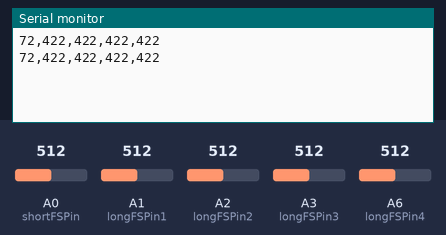
The sketch below on a simulated Arduino Nano, built with avr-gcc and run on an emulated ATmega328P. Shown: the last lines printed to the serial monitor. The inputs (shaded band) are chosen by the test bench; at power-on: A0 (shortFSPin) = 512, A1 (longFSPin1) = 512, A2 (longFSPin2) = 512, A3 (longFSPin3) = 512, A6 (longFSPin4) = 512.

Above: at 1.8 s.
1.9 s: A0 (shortFSPin) set to 430
At 2.8 s:
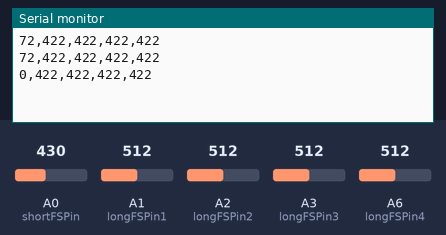
3.4 s: A1 (longFSPin1) set to 430
At 4.6 s:
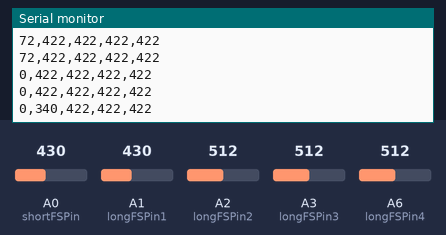
4.9 s: A2 (longFSPin2) set to 430
At 5.4 s:
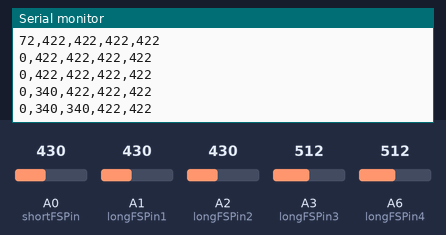
6.4 s: A3 (longFSPin3) set to 430
At 7.7 s:
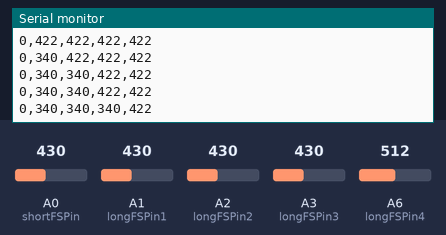
7.9 s: A6 (longFSPin4) set to 430
At 8.8 s:
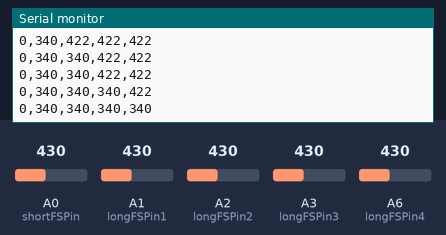
9.4 s: A0 (shortFSPin) set to 450
At 10.7 s:
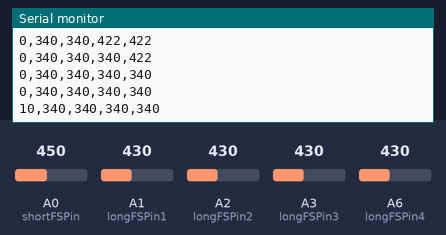
Timing chart, 0 to 11.9 s (numbered marks = the images above; inputs shaded):
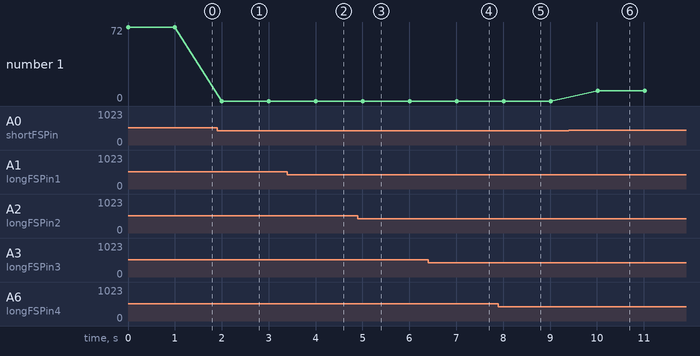

Measured:
- after the input at 1.9 s, the serial monitor: prints a new line after 0.10 s (image 1)
- after the input at 3.4 s, the serial monitor: prints a new line after 0.61 s (image 2)
- after the input at 4.9 s, the serial monitor: prints a new line after 0.11 s (image 3)
- after the input at 6.4 s, the serial monitor: prints a new line after 0.61 s (image 4)
- after the input at 7.9 s, the serial monitor: prints a new line after 0.11 s (image 5)
- after the input at 9.4 s, the serial monitor: prints a new line after 0.61 s (image 6)
- plotted number 1: 72 → 0 after the input at 1.9 s, 0 → 10 after the input at 9.4 s

The sketch:

flex_sensor_test.ino
```cpp
//Flex sensors are labeled left-right, and connected in numeric order to A0-4
int shortFSPin = A0;
int longFSPin1 = A1;
int longFSPin2 = A2;
int longFSPin3 = A3;
int longFSPin4 = A6;

int shortFSReading;
int longFSReading1;
int longFSReading2;
int longFSReading3;
int longFSReading4;

//Estimates for short and long flex sensors' readings at maximum and minimum flex.
//This assumes 100K divider resistors for the short FS and 10k for the long FS
int shortFSMinReading = 440;
int shortFSMaxReading = 825;

int longFSMinReading = 90;
int longFSMaxReading = 500;

void setup() {
  Serial.begin(9600);

}

void loop() {
  shortFSReading = analogRead(shortFSPin);
  longFSReading1 = analogRead(longFSPin1);
  longFSReading2 = analogRead(longFSPin2);
  longFSReading3 = analogRead(longFSPin3);
  longFSReading4 = analogRead(longFSPin4);

  //Shift the readings down so that max flex roughly equates to a reading of zero.
  //Once we have the gloves built and the max/min values more tuned, we can use
  //remap() in order to map to a flex value from 0-100 (or whatever range we decide)
  shortFSReading -= shortFSMinReading;
  if (shortFSReading < 0){
    shortFSReading = 0;
  }

  longFSReading1 -=  longFSMinReading;
  longFSReading2 -=  longFSMinReading;
  longFSReading3 -=  longFSMinReading;
  longFSReading4 -=  longFSMinReading;

  if (longFSReading1 < 0){
    longFSReading1 = 0;
  }
  if (longFSReading2 < 0){
    longFSReading2 = 0;
  }
  if (longFSReading3 < 0){
    longFSReading3 = 0;
  }
  if (longFSReading4 < 0){
    longFSReading4 = 0;
  }


//Print data in CSV format over serial
//  (thumb, pointer finger, middle finger, ring finger, pinky)
  Serial.print(shortFSReading);
  Serial.print(",");
  Serial.print(longFSReading1);
  Serial.print(",");
  Serial.print(longFSReading2);
  Serial.print(",");
  Serial.print(longFSReading3);
  Serial.print(",");
  Serial.print(longFSReading4);
  Serial.println();
  delay(1000);
}
```
